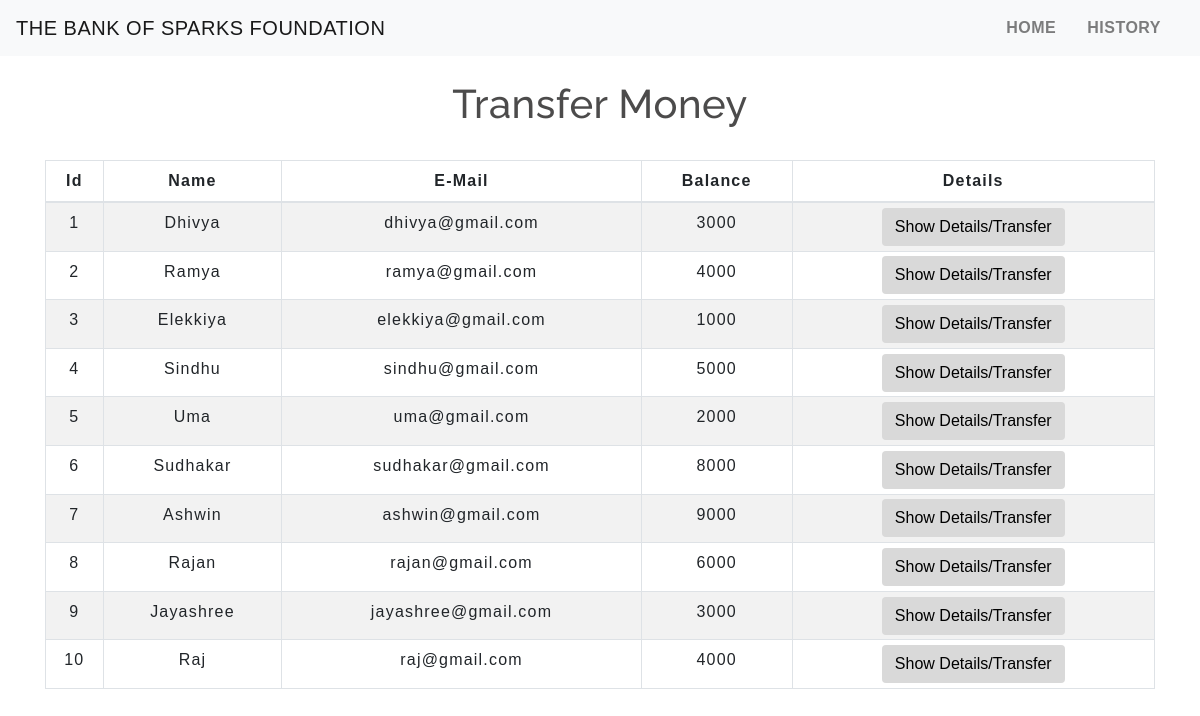
The app's page /transfermoney.php with its own data.
### tables this page shows
CREATE TABLE `users` (
  `id` int(5) NOT NULL,
  `name` text NOT NULL,
  `email` varchar(30) NOT NULL,
  `balance` int(8) NOT NULL
);

### transfermoney.php (the view, shortened to what this page needs)
<!DOCTYPE html>
<html lang="en">
<head>
    <link rel="stylesheet" href="https://maxcdn.bootstrapcdn.com/bootstrap/4.0.0/css/bootstrap.min.css">
    <link rel="stylesheet" type="text/css" href="css/table.css">
    <link rel="stylesheet" type="text/css" href="css/navbar.css">
</head>
<body>
<?php
    include 'config.php';
    $sql = "SELECT * FROM users";
    $result = mysqli_query($conn,$sql);
?>
<?php
  include 'navbar.php';
?>
<div class="container">
        <h2 class="text-center pt-4">Transfer Money</h2>
        <br>
            <div class="row">
                <div class="col">
                    <div class="table-responsive-sm">
                    <table class="table table-hover table-sm table-striped table-condensed table-bordered">
                        <thead>
                            <tr>
                            <th scope="col" class="text-center py-2">Id</th>
                            <th scope="col" class="text-center py-2">Name</th>
                            <th scope="col" class="text-center py-2">E-Mail</th>
                            <th scope="col" class="text-center py-2">Balance</th>
                            <th scope="col" class="text-center py-2">Details</th>
                            </tr>
                        </thead>
                        <tbody>
                <?php
                    while($rows=mysqli_fetch_assoc($result)){
                ?>
                    <tr>
                        <td class="py-2"><?php echo $rows['id'] ?></td>
                        <td class="py-2"><?php echo $rows['name']?></td>
                        <td class="py-2"><?php echo $rows['email']?></td>
                        <td class="py-2"><?php echo $rows['balance']?></td>
                        <td><a href="selecteduserdetail.php?id= <?php echo $rows['id'] ;?>"> <button type="button" class="btn">Show Details/Transfer</button></a></td>
                    </tr>
                <?php
                    }
                ?>
                        </tbody>
                    </table>
                    </div>
                </div>
            </div>
         </div>
</body>
</html>

### navbar.php (shortened to what this page needs)
<nav class="navbar navbar-expand-md navbar-light bg-light">
      <a class="navbar-brand" href="index.php">THE BANK OF SPARKS FOUNDATION</a>
      <div class="collapse navbar-collapse" id="collapsibleNavbar">
            <ul class="navbar-nav ml-auto">
              <li class="nav-item">
                <a class="nav-link" href="index.php"><b>HOME</b></a>
              </li>
              <li class="nav-item">
                <a class="nav-link" href="transactionhistory.php"><b>HISTORY</b></a>
              </li>
            </ul>
      </div>
</nav>

### table.css (style rules this page uses)
* { padding: 0; margin:0px; box-sizing: border-box; font-family: sans-serif; }
h2 { font-size: 40px; }
table { letter-spacing: 1.2px; }
td { text-align: center; }
button { border: none; background: #d9d9d9; transition: 1s; }

### navbar.css (style rules this page uses)
.nav-link { margin-right: 15px; color:black; margin-top: auto; letter-spacing: 0.5px; transition: 0.5s; }
.navbar-brand { color: #4C4B4B; letter-spacing: 0.5px; }
h2 { color: #4C4B4B; letter-spacing: 0.5px; font-family: raleway; }

### transfermoney.php (style rules this page uses)
button { transition: 1.5s; }

### records on screen
users: id "1", name "Dhivya", email "dhivya@gmail.com", balance "3000"
users: id "2", name "Ramya", email "ramya@gmail.com", balance "4000"
users: id "3", name "Elekkiya", email "elekkiya@gmail.com", balance "1000"
users: id "4", name "Sindhu", email "sindhu@gmail.com", balance "5000"
users: id "5", name "Uma", email "uma@gmail.com", balance "2000"
users: id "6", name "Sudhakar", email "sudhakar@gmail.com", balance "8000"
users: id "7", name "Ashwin", email "ashwin@gmail.com", balance "9000"
users: id "8", name "Rajan", email "rajan@gmail.com", balance "6000"
users: id "9", name "Jayashree", email "jayashree@gmail.com", balance "3000"
users: id "10", name "Raj", email "raj@gmail.com", balance "4000"
